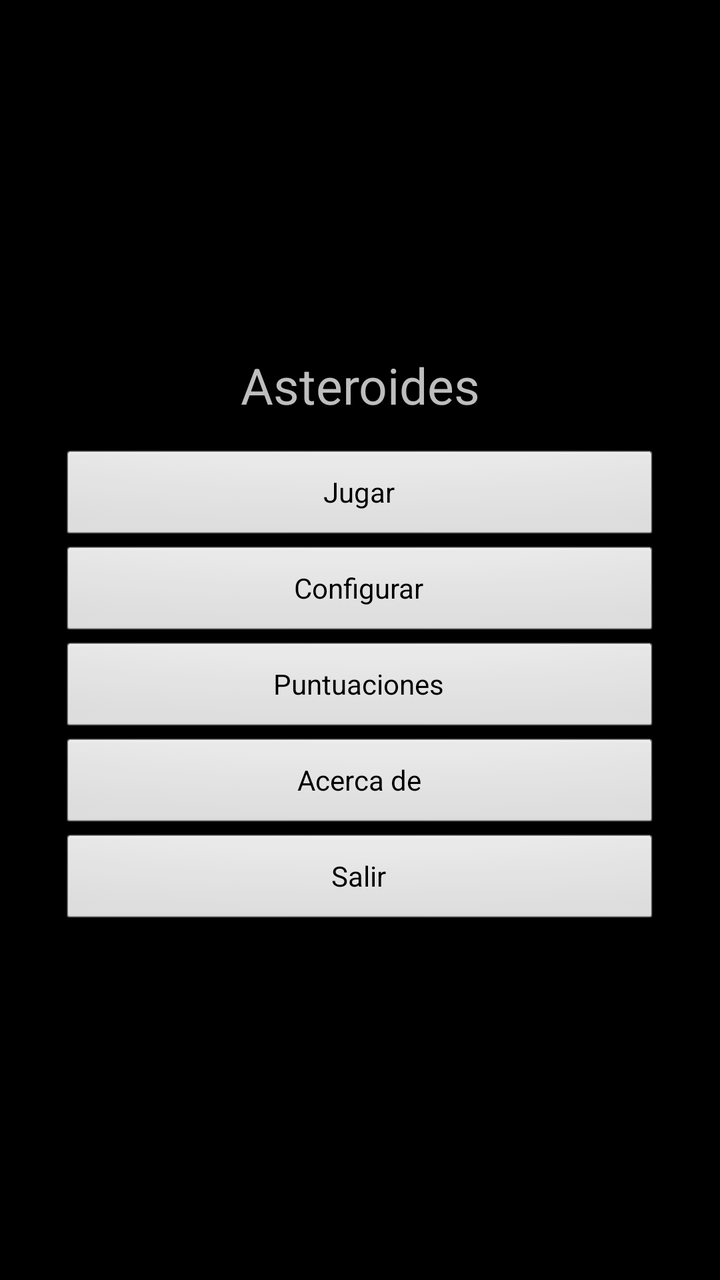
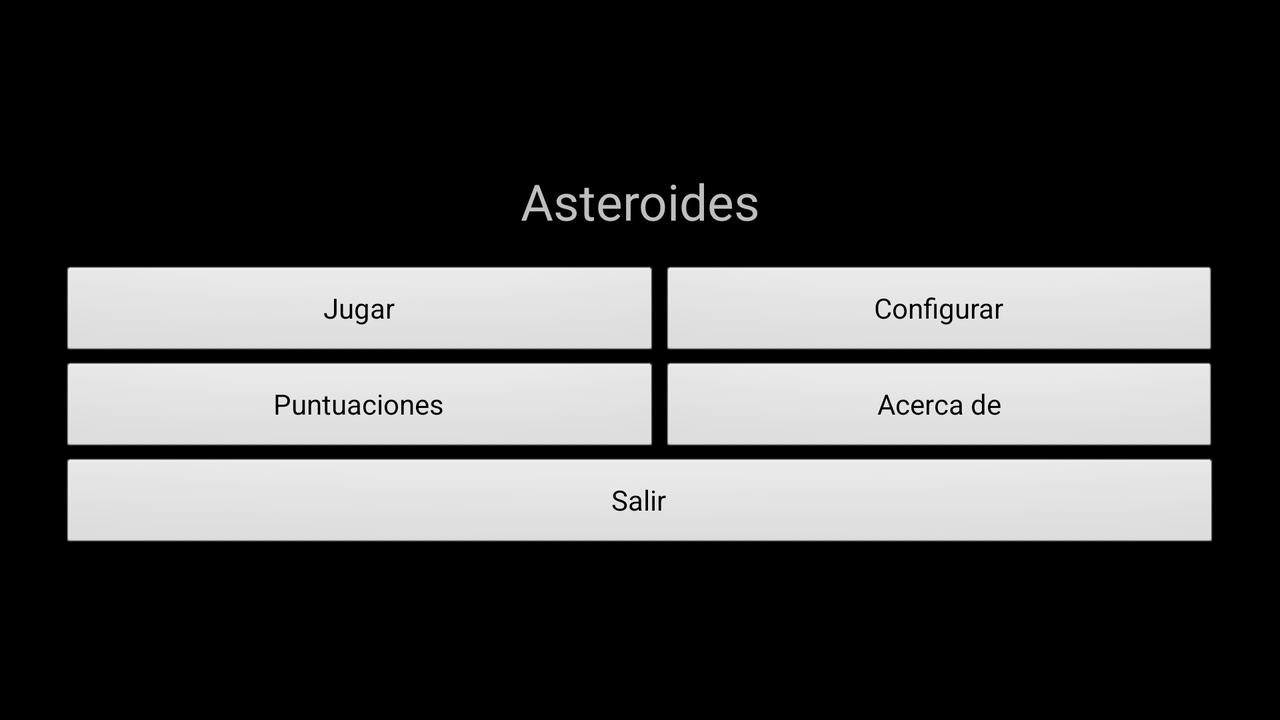

One screen, two layout resources from the same app: the default and the author's alternative for another configuration. Each is rendered where Android would select it; the XML of both is given below.
<!-- AndroidManifest.xml: application theme android:Theme.NoTitleBar -->
<!-- res/layout/main.xml -->
<LinearLayout xmlns:android="http://schemas.android.com/apk/res/android"
    xmlns:tools="http://schemas.android.com/tools"
    android:orientation="vertical"
    android:layout_width="fill_parent"
    android:layout_height="fill_parent"
    android:gravity="center"    
    android:padding="30dip"
    >

    <TextView
        style="@style/textoMenu.titulo"
        android:id="@+id/astTit"
        android:text="@string/titulo"
        />
    
    <Button
        style="@style/botonMenu"
        android:id="@+id/boton1"
        android:text="@string/jugar"
        />
    
    <Button
        style="@style/botonMenu"
        android:id="@+id/boton2"
        android:text="@string/configurar"
        />
    
     <Button 
        style="@style/botonMenu"
        android:id="@+id/boton3"
        android:text="@string/puntuaciones"
        />
    
    <Button
        style="@style/botonMenu"
        android:id="@+id/boton4"
        android:text="@string/acerca"
        />
    
    <Button
        style="@style/botonMenu"
        android:id="@+id/boton5"
        android:text="@string/salir"
        />
    
</LinearLayout>
<!-- resources referenced by this layout -->
<resources>
  <string name="acerca">Acerca de</string>
  <string name="configurar">Configurar</string>
  <string name="jugar">Jugar</string>
  <string name="puntuaciones">Puntuaciones</string>
  <string name="salir">Salir</string>
  <string name="titulo">Asteroides</string>
  <style name="botonMenu">
          <item name="android:layout_width">fill_parent</item>
          <item name="android:layout_height">wrap_content</item>
          <item name="android:gravity">center</item>
      </style>
  <style name="textoMenu.titulo">
          <item name="android:layout_marginBottom">15dip</item>
      </style>
</resources>
<!-- res/layout-land/main.xml (the author's variant of the layout above) -->
<!-- drawn on the phone turned sideways -->
<LinearLayout xmlns:android="http://schemas.android.com/apk/res/android"
    xmlns:tools="http://schemas.android.com/tools"
    android:orientation="vertical"
    android:layout_width="fill_parent"
    android:layout_height="fill_parent"
    android:gravity="center"    
    android:padding="30dip"
    >

    <TextView
        style="@style/textoMenu.titulo"
        android:id="@+id/astTit"
        android:text="@string/titulo"
        />
    
    <TableLayout 
        android:layout_width="fill_parent"
        android:layout_height="wrap_content"
        android:gravity="center"
        android:stretchColumns="*"        
        >
    
        <TableRow >
            <Button
        		style="@style/botonMenu"
        		android:id="@+id/boton1"
        		android:text="@string/jugar"
        		/>
    
    		<Button
        		style="@style/botonMenu"
        		android:id="@+id/boton2"
        		android:text="@string/configurar"
        		/>
    	
    	</TableRow>
    	<TableRow >
    		 <Button
        		style="@style/botonMenu"
        		android:id="@+id/boton3"
        		android:text="@string/puntuaciones"
        		/>
    
    		<Button 
        		style="@style/botonMenu"
        		android:id="@+id/boton4"
        		android:text="@string/acerca"
        		/>
    	</TableRow>
    </TableLayout>
    <Button
        style="@style/botonMenu"
        android:id="@+id/boton5"
        android:text="@string/salir"
        />
</LinearLayout>
